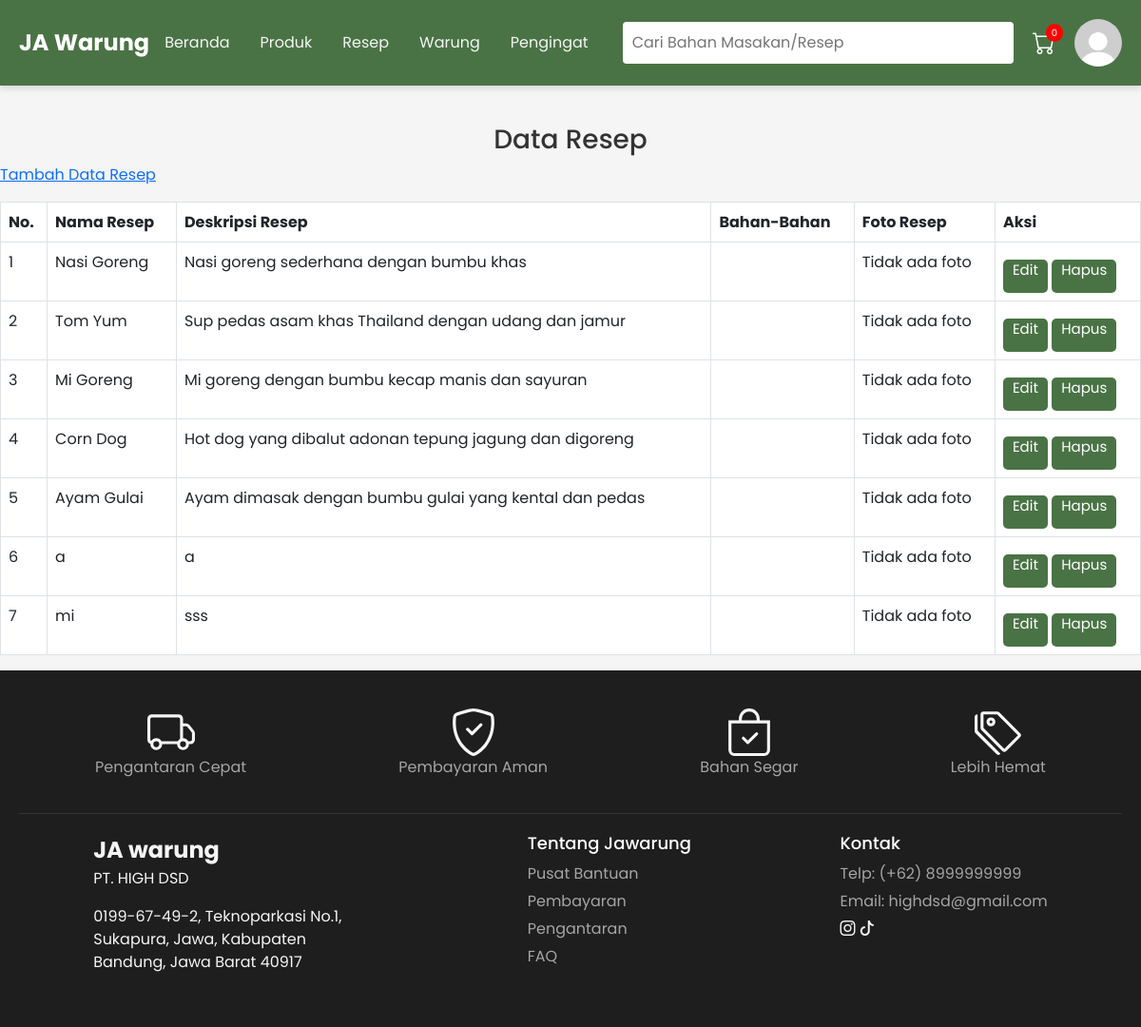
Screenshot of /admin/view_resep.php with the database file from the repository.
### tables this page shows
CREATE TABLE `resep` (
  `ResepID` int(11) NOT NULL,
  `NamaResep` varchar(100) NOT NULL,
  `DeskripsiResep` text DEFAULT NULL,
  `LinkVideoTutorial` text DEFAULT NULL,
  `TotalHarga` decimal(10,2) DEFAULT 0.00
);

### admin/view_resep.php (the view)
<link href="https://cdn.jsdelivr.net/npm/bootstrap@5.3.0-alpha1/dist/css/bootstrap.min.css" rel="stylesheet">
<link rel="stylesheet" href="../style.css">
<?php
include "../dbconfig.php";
include "../template/main_layout.php";
?>
<body>
    <h3 style="text-align: center">Data Resep</h3>
    <p><a href="add_resep.php" class="link-underline-primary">Tambah Data Resep</a></p>
    <table class="table table-bordered" align="center">
        <thead>
            <th>No.</th>
            <th>Nama Resep</th>
            <th>Deskripsi Resep</th>
            <th>Bahan-Bahan</th>
            <th>Foto Resep</th>
            <th>Aksi</th>
        </thead>
        <tbody>
            <?php
            $sqlStatement = "SELECT * FROM resep";
            $query = mysqli_query($conn, $sqlStatement);
            $data = mysqli_fetch_all($query, MYSQLI_ASSOC);
            foreach ($data as $key => $dtresep) {
            ?>
                <tr>
                    <td><?php echo ++$key ?></td>
                    <td><?php echo htmlspecialchars($dtresep["NamaResep"]) ?></td>
                    <td><?php echo htmlspecialchars($dtresep["DeskripsiResep"]) ?></td>
                    <td><?php echo htmlspecialchars($dtresep["BahanBahan"]) ?></td>
                    <td>
                        <?php if (!empty($dtresep["FotoResep"])): ?>
                            <img src="../uploads/<?php echo htmlspecialchars($dtresep["FotoResep"]) ?>" alt="Foto Resep" style="width: 100px; height: 100px; object-fit: cover;">
                        <?php else: ?>
                            <p>Tidak ada foto</p>
                        <?php endif; ?>
                    </td>
                    <td>
                        <a href="edit_resep.php?id=<?php echo $dtresep['id'] ?>" class="btn btn-warning btn-sm">Edit</a>
                        <a href="delete_resep.php?id=<?php echo $dtresep['id'] ?>" class="btn btn-danger btn-sm" onclick="return confirm('Yakin ingin menghapus data ini?');">Hapus</a>
                    </td>
                </tr>
            <?php
            }
            ?>
        </tbody>
    </table>
    <?php
    include "../template/main_footer.php";
    ?>
</body>
</html>

### style.css (style rules this page uses)
* { margin: 0; padding: 0; box-sizing: border-box; font-family: 'Poppins', sans-serif; }
body { background-color: #f5f5f5; color: #333; padding-top: 130px; }
.btn { height: 35px; background: #4a7345; border: 0; border-radius: 5px; color: #fff; font-size: 15px; cursor: pointer; transition: all .3s; margin-top: 10px; padding: 0px 10px; }

### rows the page displays
resep: NamaResep "Nasi Goreng", DeskripsiResep "Nasi goreng sederhana dengan bumbu khas"
resep: NamaResep "Tom Yum", DeskripsiResep "Sup pedas asam khas Thailand dengan udang dan jamur"
resep: NamaResep "Mi Goreng", DeskripsiResep "Mi goreng dengan bumbu kecap manis dan sayuran"
resep: NamaResep "Corn Dog", DeskripsiResep "Hot dog yang dibalut adonan tepung jagung dan digoreng"
resep: NamaResep "Ayam Gulai", DeskripsiResep "Ayam dimasak dengan bumbu gulai yang kental dan pedas"
resep: NamaResep "a", DeskripsiResep "a"
resep: NamaResep "mi", DeskripsiResep "sss"
